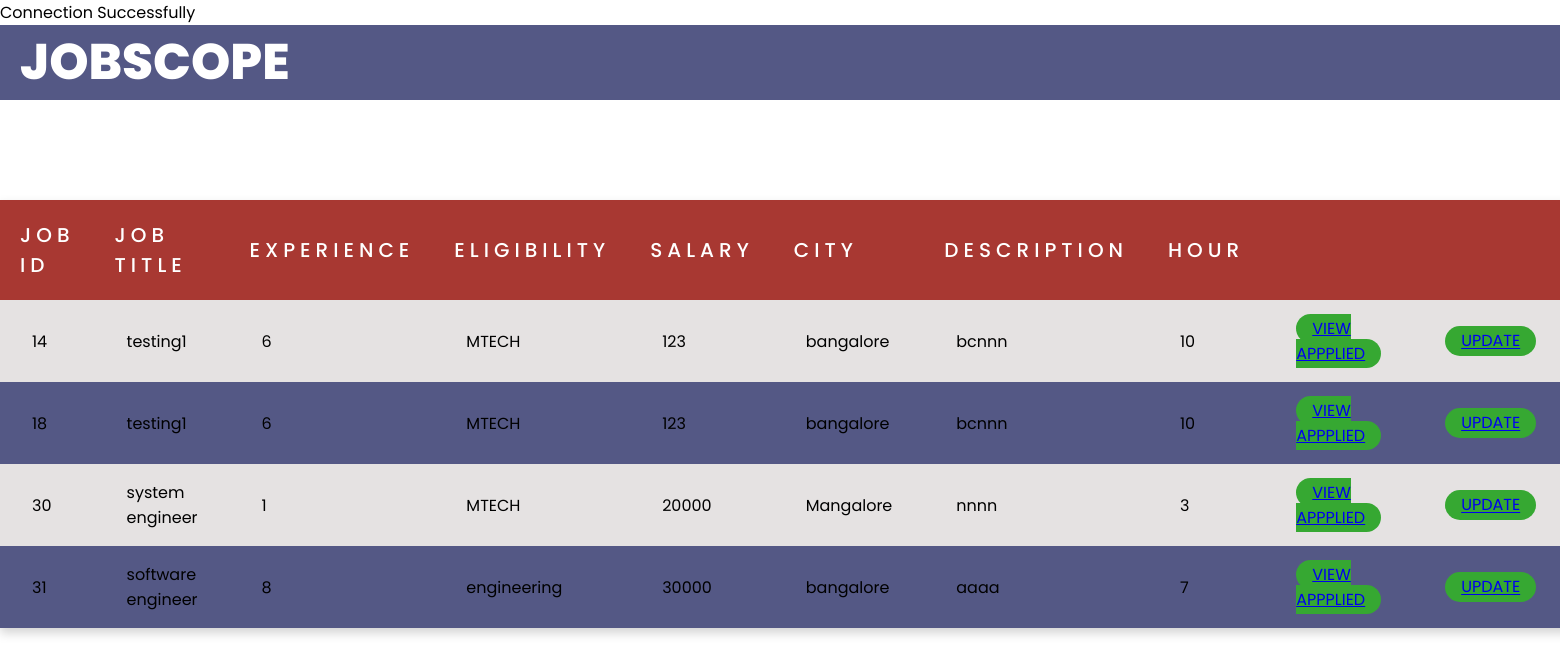
/jobresult1.php (signed in), run on the app's committed database.
### tables this page shows
CREATE TABLE `job` (
  `jobid` int(100) NOT NULL,
  `Title` varchar(200) NOT NULL,
  `Hour` int(100) NOT NULL,
  `Salary` int(200) NOT NULL,
  `Exprnce` varchar(100) NOT NULL,
  `Eligibility` varchar(200) NOT NULL,
  `City` varchar(200) NOT NULL,
  `Description` varchar(1000) NOT NULL,
  `cid` int(255) NOT NULL,
  `name` varchar(255) NOT NULL
);

### jobresult1.php (the view, shortened to what this page needs)
<?php
  $conn = mysqli_connect("localhost","root","","jobdb");
  $cid=$_SESSION['cid'];
  $query = "SELECT * FROM `job` WHERE cid='$cid'";
  $connect = mysqli_query($conn,$query);
  $num = mysqli_num_rows($connect);
?>
<!DOCTYPE html>
<html>
<head>
    <link rel="stylesheet" type="text/css" href="jobresult1.css">
</head>
<body>
    <div class="topnav">
        <h1>JOBSCOPE</h1>
    </div>
     <div >
        <table>
            <thead>
                <tr>
                    <th>JOB ID</th>
                    <th>JOB TITLE</th>
                    <th>EXPERIENCE</th>
                    <th>ELIGIBILITY</th>
                    <th>SALARY</th>
                    <th>City</th>
                    <th>Description</th>
                    <th>Hour</th>
                    <th> </th>
                    <th> </th>
                </tr>
            </thead>
             <?php
                  if($num > 0)
                  {
                    while(  $data = mysqli_fetch_assoc($connect))
                    {
                        echo "
                            <tr>
                            <td>".$data['jobid']."</td>
                            <td>".$data['Title']."</td>
                            <td>".$data['Exprnce']."</td>
                            <td>".$data['Eligibility']."</td>
                            <td>".$data['Salary']."</td>
                            <td>".$data['City']."</td>
                            <td>".$data['Description']."</td>
                            <td>".$data['Hour']."</td>
                            <td><a href='view_applied.php?jobid=$data[jobid]' class='statue'>VIEW APPPLIED</a></td>
                            <td><a href='update.php?jobid=$data[jobid] & Title=$data[Title] & Exprnce=$data[Exprnce] & Eligibility=$data[Eligibility] & Salary=$data[Salary] & City=$data[City] & Description=$data[Description] & Hour=$data[Hour]' class='statue'>UPDATE</a></td>
                            <td><a href='jobresult1.php?jobid=".$data['jobid']."'class='stat'>Delete</a></td>
                            </tr>";
                    }
                  }
                ?>
        </table>
    </div>
</body>
</html>

### jobresult1.css (style rules this page uses)
* { margin: 0; padding: 0; box-sizing: border-box; font-family: "Poppins", sans-serif; }
.topnav { background-color: #545885; }
.topnav h1 { color: white; padding-left: 20px; margin-bottom: 5px; font-weight: 800; font-size: 50px; }
table { margin-top: 100px; border-collapse: collapse; box-shadow: 0 5px 10px lightgray; background-color: white; text-align: left; overflow: hidden; border-radius: none; }
table thead { box-shadow: 0 5px 10px lightgray; background-color: #a83832; }
table thead th { padding: 20px; text-transform: uppercase; letter-spacing: 5px; font-size: 20px; font-weight: 500; color: white; font-family: "Poppins", sans-serif; }
tr:nth-child(even) { background-color: #545885; }
table tbody td { padding: 1rem 2rem; }
.statue { border-radius: 70px; background-color: #36a832; padding: 0.2em 1rem; text-align: center; width: 90px; }
table tbody tr { background-color: rgb(229, 226, 226); }

### data on the page
job: jobid "14", Title "testing1", Exprnce "6", Eligibility "MTECH", Salary "123", City "bangalore", Description "bcnnn", Hour "10"
job: jobid "18", Title "testing1", Exprnce "6", Eligibility "MTECH", Salary "123", City "bangalore", Description "bcnnn", Hour "10"
job: jobid "30", Title "system engineer", Exprnce "1", Eligibility "MTECH", Salary "20000", City "Mangalore", Description "nnnn", Hour "3"
job: jobid "31", Title "software engineer", Exprnce "8", Eligibility "engineering", Salary "30000", City "bangalore", Description "aaaa", Hour "7"
